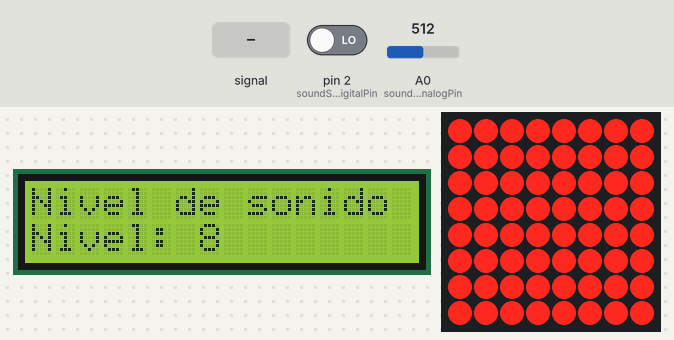
Recording of a sketch running on a simulated Arduino Uno, built with avr-gcc and run on an emulated ATmega328P. Parts: 16×2 character LCD, 8×8 LED matrix. Inputs (shaded band) come from the test bench; at power-on: A0 (soundSensorAnalogPin) = 512, pin 2 (soundSensorDigitalPin) LOW. What the sketch prints to the serial monitor is not drawn.

Above: at 1.2 s.
1.3 s: A0 (soundSensorAnalogPin) fed a 200 Hz sine of ±460 counts around its level
At 1.75 s:
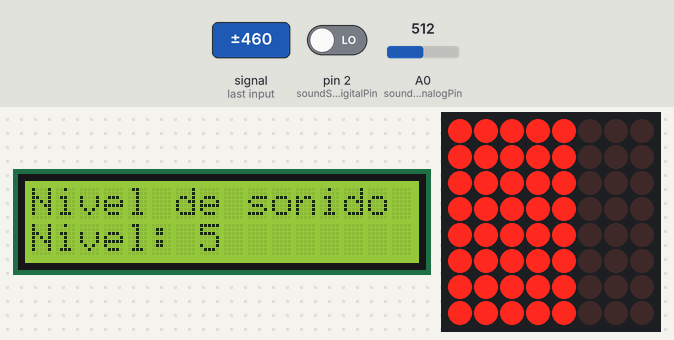
At 3.69 s:
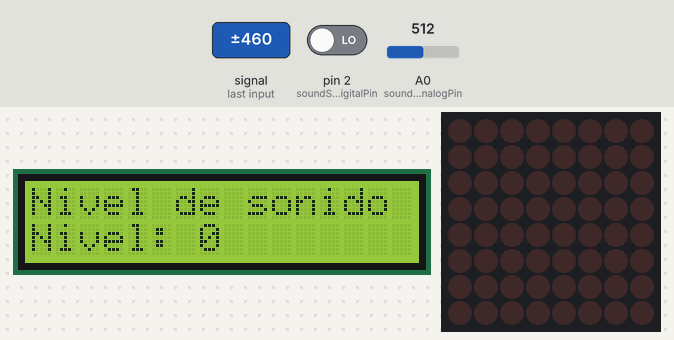
3.9 s: A0 (soundSensorAnalogPin) set to 0
6.9 s: A0 (soundSensorAnalogPin) set to 48
8.4 s: A0 (soundSensorAnalogPin) set to 55
At 9.8 s:
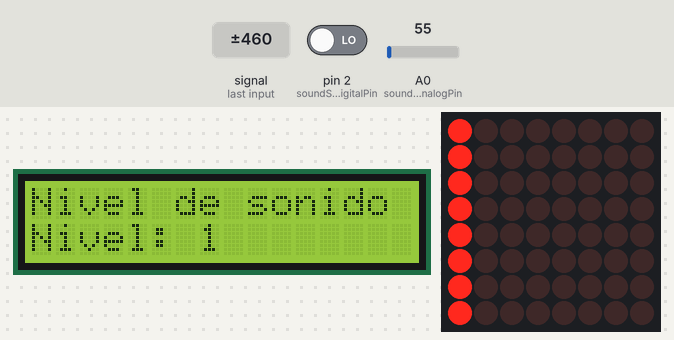
Timing chart, 0 to 10.9 s (numbered marks = the images above; inputs shaded):
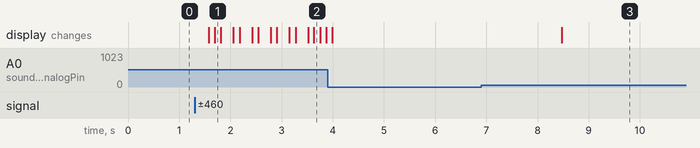

The sketch:

sensorSonido.ino
```cpp
#include <LedControl.h>
#include <Wire.h>
#include <LiquidCrystal_I2C.h>

// Pines y configuración del sensor de sonido
const int soundSensorAnalogPin = A0; // Pin analógico donde se conecta el sensor de sonido
const int soundSensorDigitalPin = 2; // Pin digital donde se conecta el sensor de sonido
const int numDevices = 1; // Número de matrices LED conectadas

// Pines de la matriz LED
const int DIN = 11;
const int CS = 10;
const int CLK = 13;

// Inicializa la matriz LED
LedControl lc = LedControl(DIN, CLK, CS, numDevices);

// Inicializa el LCD (dirección I2C, tamaño del display)
LiquidCrystal_I2C lcd(0x27, 16, 2); // Cambia la dirección si es necesario

void setup() {
  Serial.begin(9600);
  pinMode(soundSensorDigitalPin, INPUT);

  // Configura la matriz LED
  lc.shutdown(0, false); // Despierta la pantalla
  lc.setIntensity(0, 8); // Establece el brillo a un valor medio (0-15)
  lc.clearDisplay(0); // Limpia la pantalla

  // Configura el LCD
  lcd.init(); // Usa lcd.init() en lugar de lcd.begin()
  lcd.backlight();
  lcd.clear();
  lcd.print("Nivel de sonido");

  Serial.println("Setup completado");
}

void loop() {
  int soundLevel = analogRead(soundSensorAnalogPin); // Lee el nivel de sonido
  int soundDetected = digitalRead(soundSensorDigitalPin); // Lee el estado del pin digital

  // Depuración: Imprimir valores leídos
  Serial.print("Nivel de sonido: ");
  Serial.print(soundLevel);
  Serial.print(" | Sonido detectado: ");
  Serial.println(soundDetected);

  int mappedLevel = map(soundLevel, 50, 90, 0, 8);
  mappedLevel = constrain(mappedLevel, 0, 8); // Asegura que el valor esté entre 0 y 8

  // Muestra el nivel de sonido en el LCD
  lcd.setCursor(0, 1);
  lcd.print("Nivel: ");
  lcd.print(mappedLevel);
  lcd.print("   "); // Espacios adicionales para borrar valores anteriores

  // Mostrar nivel de sonido en la matriz LED
  displaySoundLevel(mappedLevel);

  delay(100); // Pausa de 100ms entre lecturas
}

void displaySoundLevel(int level) {
  lc.clearDisplay(0); // Limpia la pantalla

  // Enciende las filas correspondientes al nivel de sonido
  for (int row = 0; row < level; row++) {
    lc.setColumn(0, row, B11111111); // Enciende todas las columnas de la fila
  }
}
```

Measured:
- after the input at 1.3 s, the display: first changes after 0.27 s (image 1 shows a later state)
- after the input at 6.9 s, every drawn part: stays the same
- after the input at 8.4 s, the display: changes after 0.07 s (image 3)
